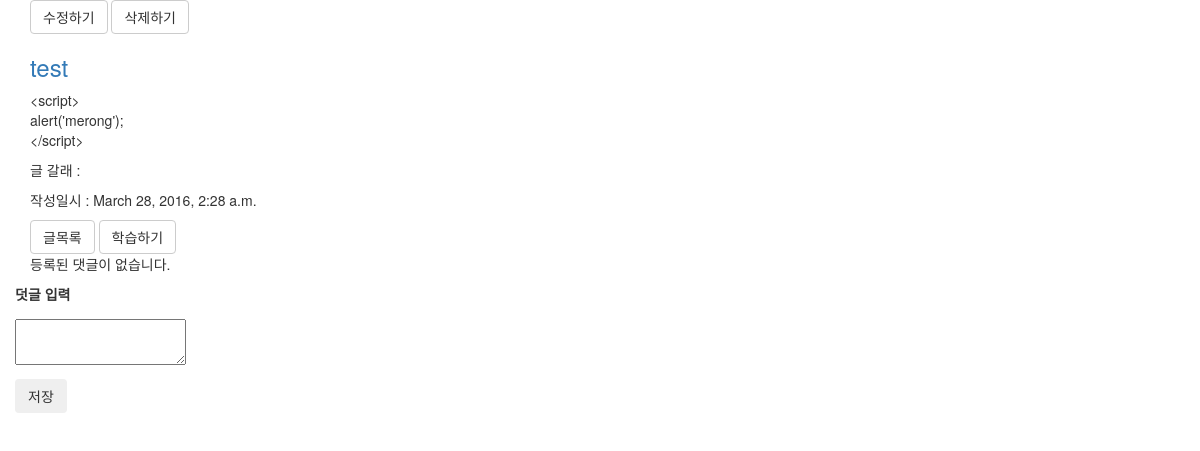
The app's page /post/124/ with its own data.
### blog/models.py (models this page shows, shortened)
class Post(models.Model):
    user = models.ForeignKey(settings.AUTH_USER_MODEL)
    title = models.CharField(max_length=40)
    content = models.TextField()
    created_at = models.DateTimeField(auto_now_add=True)
    updated_at = models.DateTimeField(auto_now=True)
    tags = models.ManyToManyField('Tag', blank=True)
    categories = models.ForeignKey('Category', default=1)
    senti = models.SmallIntegerField(choices=((1, 'positive'),
                                              (0, 'neutral'),
                                              (-1, 'negative')),
                                     default=0)

### blog/views.py (the view)
# urls.py: url(r'^post/(?P<pk>[0-9]+)/$', blog_views.view_post, name='view_post'),
def view_post(request, pk):
    the_post = get_object_or_404(Post, pk=pk)
    the_comment = Comment.objects.filter(post=the_post)
    mecab = Mecab()
    morph = mecab.pos(the_post.content)
    the_morph = ' '.join(str(e) for e in morph)
    if request.method == 'GET':
        pass
    elif request.method =='POST':
        new_comment = Comment()
        new_comment.content = request.POST.get('content')
        new_comment.post = the_post
        new_comment.save()
    return render(request, 'view_post.html',{
        'post' : the_post,
        'comments' : the_comment,
        'morph' : the_morph,
    })

### blog/templates/view_post.html (shortened to what this page needs)
<!DOCTYPE html>
{% extends 'blog_layout.html' %}
{% load bootstrap3 %}
{% block content %}
    <a class="btn btn-default" href="{% url 'edit_post' pk=post.pk %}">수정하기</a>
    <a class="btn btn-default" href="{% url 'delete_post' pk=post.pk %}">삭제하기</a>
    <div class="post_container">
        <h3><a href="/post/{{ post.pk }}/">{{ post.title }}</a></h3>
        <div class="post_content">
                {{ post.content|linebreaks }}
        </div>
        <div>
            <p>글 갈래 : {{ post.category.name }}</p>
            <p>작성일시 : {{ post.created_at }}</p>
        </div>
    <a class="btn btn-default" href="/">글목록</a>
    <a class="btn btn-default" href="/post/{{ post.pk }}/learning/">학습하기</a>
    {% for comment in comments %}
        <div class = "comment">
            <div class="date">{{ comment.created_at }}</div>
            <span>{{ comment.content|linebreaks }}</span>
        </div>
        <a class="btn btn-default" href="{% url 'delete_comment' pk=comment.pk %}">삭제</a>
    {% empty %}
        <p>등록된 댓글이 없습니다.</p>
    {% endfor %}
    </div>
    <form method="POST" action="" class="form-horizontal">
    <div class="form-group form-group-sm">
        <p>
            <label>덧글 입력</label>
        </p>
        <p>
            <textarea name="content"></textarea>
        </p>
        <p>
            {% bootstrap_button "저장" button_type="submit" button_class="btn_primary" %}
        </p>
    </div>
    </form>
{%  endblock %}

### records on screen
Post: title "test", content "<script> alert('merong'); </script>", created_at "March 28, 2016, 2:28 a.m."
